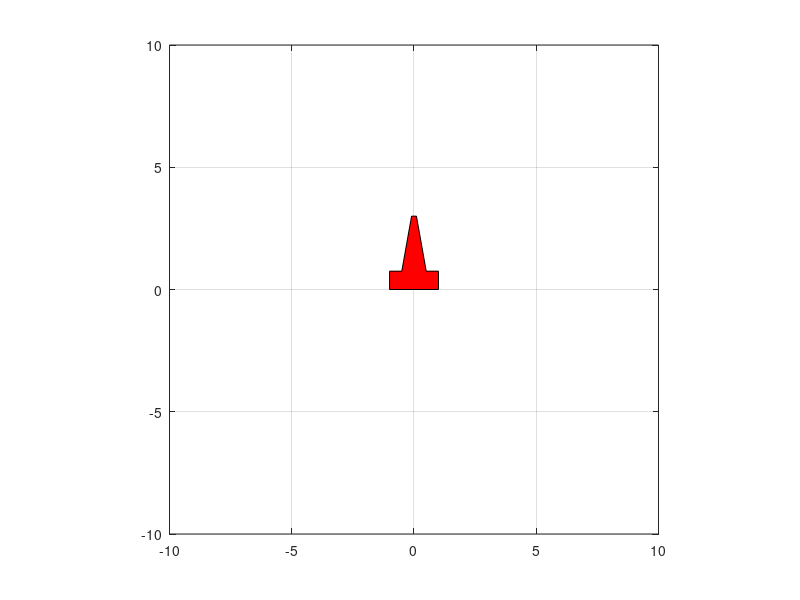
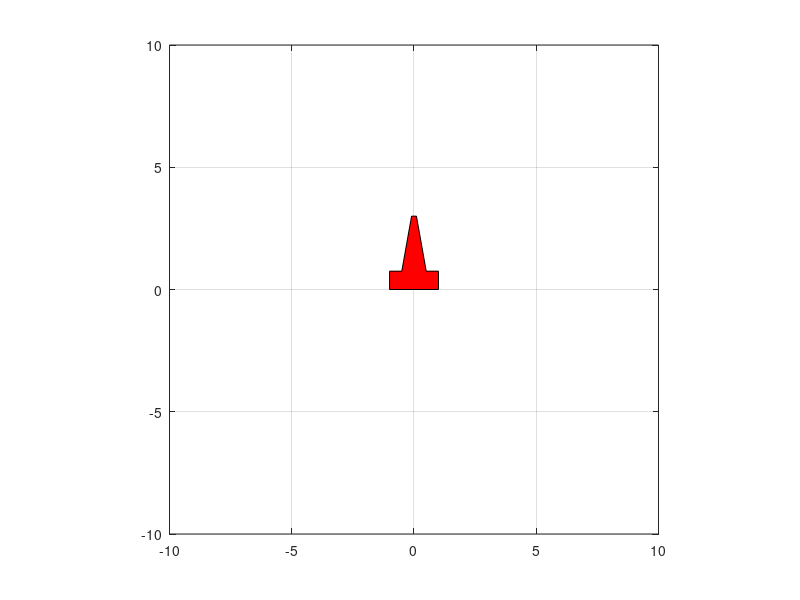

Source code (MATLAB) for these figures, in order: (Note: this script raises an error after producing the figures.)
%% Ex2a

p1 = [-1 0]';
p2 = [1 0]';
p3 = [1 0.75]';
p4 = [0.5 0.75]';
p5 = [0.1 3]';
p6 = [-0.1 3]';
p7 = [-0.5 0.75]';
p8 = [-1 0.75]';

polPts = [p1 p2 p3 p4 p5 p6 p7 p8];

figure(1)

fill(polPts(1,:), polPts(2,:),'r');

axis square
hold on
axis([-10 10 -10 10])
grid on

hold off

%% Ex2b
figure(2)

h = fill(polPts(1,:), polPts(2,:),'r');

axis square
hold on
axis([-10 10 -10 10])
grid on

P = [polPts; ones(1,8)];

for a = linspace(0,3,20)
   P2 = trans(a,0)*P;
   set(h, 'XData', P2(1,:), 'YData', P2(2,:))
   pause(0.05)
end


for t = linspace(0,pi/2,20)
   P2 = rot(t)*trans(3,0)*P;
   set(h, 'XData', P2(1,:), 'YData', P2(2,:))
   pause(0.05)
end

hold off

%% Ex2c

figure(3)

h = fill(polPts(1,:), polPts(2,:),'r');

axis square
hold on
axis([-10 10 -10 10])
grid on

P = [polPts; ones(1,8)];

for t = 0:pi/180:pi/2
   P2 = rot(t)*trans(3,0)*P;
   set(h, 'XData', P2(1,:), 'YData', P2(2,:))
   pause(0.01)
end

for t = 0:pi/180:pi/2
   P2 = rot(t)*rot(pi/2)*trans(3,0)*rot(-2*t)*P;
   set(h, 'XData', P2(1,:), 'YData', P2(2,:))
   pause(0.01)
end

hold off

%% Ex2d

figure(4)

h = fill(polPts(1,:), polPts(2,:),'r');

axis square
hold on

axis([-10 10 -10 10])
grid on

P = [polPts; ones(1,8)];
P = P;

for a = linspace(0,3,20)
   P2 = trans(0,a)*trans(3,0)*P;
   set(h, 'XData', P2(1,:), 'YData', P2(2,:))
   pause(0.05) 
end

for a = linspace(0,pi/2,20)
   P2 = trans(0,3)*trans(3,0)*rot(a)*P;
   set(h, 'XData', P2(1,:), 'YData', P2(2,:))
   pause(0.05) 
end

for a = linspace(0,6,20)
   P2 = trans(-a,0)*trans(0,3)*trans(3,0)*rot(pi/2)*P;
   set(h, 'XData', P2(1,:), 'YData', P2(2,:))
   pause(0.05) 
end

for a = linspace(0,pi/2,20)
   P2 = trans(-6,0)*trans(0,3)*trans(3,0)*rot(pi/2)*rot(a)*P;
   set(h, 'XData', P2(1,:), 'YData', P2(2,:))
   pause(0.05) 
end

for a = linspace(0,6,20)
   P2 = trans(0,-a)*trans(-6,0)*trans(0,3)*trans(3,0)*rot(pi/2)*rot(pi/2)*P;
   set(h, 'XData', P2(1,:), 'YData', P2(2,:))
   pause(0.05) 
end

for a = linspace(0,pi/2,20)
   P2 = trans(0,-6)*trans(-6,0)*trans(0,3)*trans(3,0)*rot(pi/2)*rot(pi/2)*rot(a)*P;
   set(h, 'XData', P2(1,:), 'YData', P2(2,:))
   pause(0.05) 
end
% 
for a = linspace(0,6,20)
   P2 = trans(a,0)*trans(0,-6)*trans(-6,0)*trans(0,3)*trans(3,0)*rot(pi/2)*rot(pi/2)*rot(pi/2)*P;
   set(h, 'XData', P2(1,:), 'YData', P2(2,:))
   pause(0.05) 
end

for a = linspace(0,pi/2,20)
   P2 = trans(6,0)*trans(0,-6)*trans(-6,0)*trans(0,3)*trans(3,0)*rot(pi/2)*rot(pi/2)*rot(pi/2)*rot(a)*P;
   set(h, 'XData', P2(1,:), 'YData', P2(2,:))
   pause(0.05) 
end

for a = linspace(0,3,20)
   P2 = trans(0,a)*trans(6,0)*trans(0,-6)*trans(-6,0)*trans(0,3)*trans(3,0)*rot(pi/2)*rot(pi/2)*rot(pi/2)*rot(pi/2)*P;
   set(h, 'XData', P2(1,:), 'YData', P2(2,:))
   pause(0.05) 
end

hold off





















